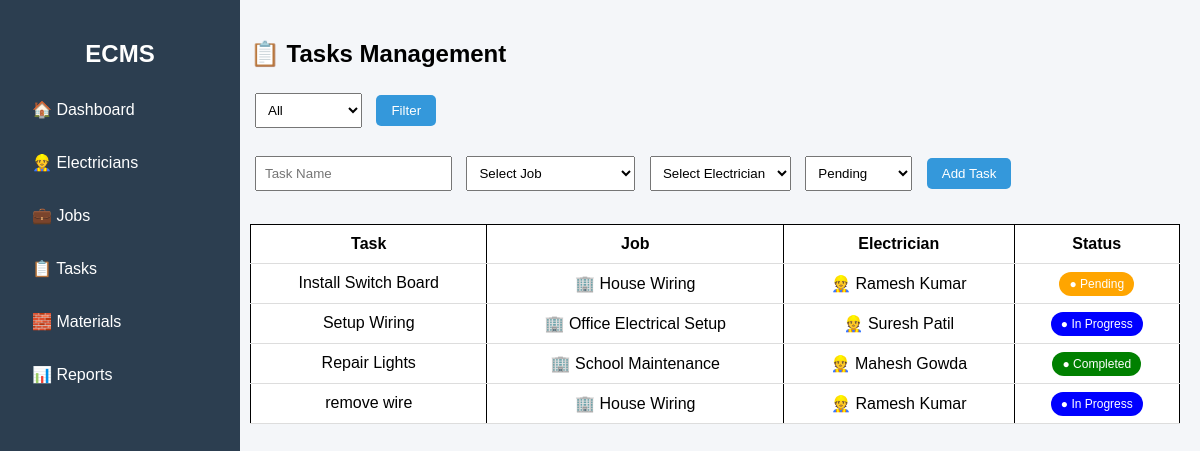
The page /tasks on the database its author committed.
### tables this page shows
CREATE TABLE tasks(id INTEGER PRIMARY KEY, name TEXT, job_id INTEGER, electrician_id INTEGER, status TEXT);

CREATE TABLE jobs(id INTEGER PRIMARY KEY, title TEXT, location TEXT, deadline TEXT, electrician_id INTEGER);

CREATE TABLE electricians(id INTEGER PRIMARY KEY, name TEXT, phone TEXT, experience TEXT);

### backend/app.py (the view)
@app.route("/tasks", methods=["GET","POST"])
def tasks():
    conn = get_db()
    if request.method == "POST":
        conn.execute("INSERT INTO tasks(name,job_id,electrician_id,status) VALUES(?,?,?,?)",
                     (request.form["name"], request.form["job"],
                      request.form["electrician"], request.form["status"]))
        conn.commit()
    status = request.args.get("status")
    if status:
        data = conn.execute("""
        SELECT tasks.*, jobs.title as jobname, electricians.name as ename
        FROM tasks
        LEFT JOIN jobs ON tasks.job_id = jobs.id
        LEFT JOIN electricians ON tasks.electrician_id = electricians.id
        WHERE tasks.status=?
        """, (status,)).fetchall()
    else:
        data = conn.execute("""
        SELECT tasks.*, jobs.title as jobname, electricians.name as ename
        FROM tasks
        LEFT JOIN jobs ON tasks.job_id = jobs.id
        LEFT JOIN electricians ON tasks.electrician_id = electricians.id
        """).fetchall()
    jobs = conn.execute("SELECT * FROM jobs").fetchall()
    electricians = conn.execute("SELECT * FROM electricians").fetchall()
    conn.close()
    return render_template("tasks.html", data=data, jobs=jobs, electricians=electricians)

### backend/app.py (called while the page is built)
def get_db():
    conn = sqlite3.connect("database.db")
    conn.row_factory = sqlite3.Row
    return conn

### Frontend/templates/tasks.html (shortened to what this page needs)
<!DOCTYPE html>
<html>
<head>
    <link rel="stylesheet" href="{{ url_for('static', filename='css/style.css') }}">
</head>
<body>
<div class="sidebar">
    <h2>ECMS</h2>
    <a href="/">🏠 Dashboard</a>
    <a href="/electricians">👷 Electricians</a>
    <a href="/jobs">💼 Jobs</a>
    <a href="/tasks">📋 Tasks</a>
    <a href="/materials">🧱 Materials</a>
    <a href="/reports">📊 Reports</a>
</div>
<div class="main">
    <h2>📋 Tasks Management</h2>
    <form method="GET">
        <select name="status">
            <option value="">All</option>
        </select>
        <button type="submit">Filter</button>
    </form>
    <br>
    <form method="POST">
        <input type="text" name="name" placeholder="Task Name" required>
        <select name="job" required>
            <option value="">Select Job</option>
        </select>
        <select name="electrician" required>
            <option value="">Select Electrician</option>
        </select>
        <select name="status">
            <option>Pending</option>
        </select>
        <button type="submit">Add Task</button>
    </form>
    <br>
    <table>
        <tr>
            <th>Task</th>
            <th>Job</th>
            <th>Electrician</th>
            <th>Status</th>
        </tr>
        {% for t in data %}
        <tr>
            <td>{{ t.name }}</td>
            <td>🏢 {{ t.jobname }}</td>
            <td>👷 {{ t.ename }}</td>
            <td>
                {% if t.status == "Pending" %}
                    <span class="status pending">● Pending</span>
                {% elif t.status == "In Progress" %}
                    <span class="status" style="background: blue;">● In Progress</span>
                {% elif t.status == "Completed" %}
                    <span class="status completed">● Completed</span>
                {% else %}
                    {{ t.status }}
                {% endif %}
            </td>
        </tr>
        {% endfor %}
    </table>
</div>
</body>
</html>

### static/css/style.css (style rules this page uses)
body { margin: 0; font-family: Arial; display: flex; }
.sidebar { width: 1800px; background: #2c3e50; color: white; height: 100vh; padding: 20px; }
.sidebar a { display: block; color: white; margin: 10px 0; text-decoration: none; }
.main { padding: 20px; flex: 1; }
input, select, button { margin: 5px; padding: 8px; }
table { width: 100%; margin-top: 10px; border-collapse: collapse; }
table, th, td { border: 1px solid black; padding: 8px; }
body { font-family: Arial; background: #f4f6f9; margin: 0; }
.sidebar { width: 200px; height: 100vh; background: #2c3e50; position: fixed; padding-top: 20px; }
.sidebar h2 { color: white; text-align: center; }
.sidebar a { display: block; color: white; padding: 12px; text-decoration: none; }
.main { margin-left: 230px; padding: 20px; }
table { width: 100%; border-collapse: collapse; background: white; }
th, td { padding: 10px; border-bottom: 1px solid #ddd; text-align: center; }
.status { padding: 5px 10px; border-radius: 20px; color: white; font-size: 12px; }
.pending { background: orange; }
.completed { background: green; }
button { padding: 8px 15px; background: #3498db; border: none; color: white; border-radius: 5px; }

### rows shown on the page
tasks: name "Install Switch Board", jobname "House Wiring", ename "Ramesh Kumar", status "● Pending"
tasks: name "Setup Wiring", jobname "Office Electrical Setup", ename "Suresh Patil", status "● In Progress"
tasks: name "Repair Lights", jobname "School Maintenance", ename "Mahesh Gowda", status "● Completed"
tasks: name "remove wire", jobname "House Wiring", ename "Ramesh Kumar", status "● In Progress"
